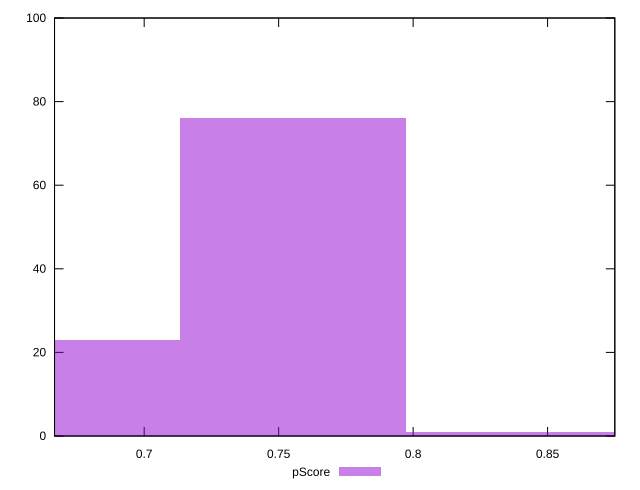

gnuplot code for this plot:
reset

$pScore <<EOF
0.6713640875265331 23
0.7552845984673497 76
0.8392051094081664 1
EOF

set key outside below
set boxwidth 0.08392051094081664
set xrange [0.6666666666666666:0.875]
set yrange [0:100]
set trange [0:100]
set style fill transparent solid 0.5 noborder
set terminal svg size 640, 490 enhanced background rgb 'white'
set output "reports/report_00032_2021-02-25T10-28-15.087Z/unused-css-rules/samples/astro/pScore/histogram.svg"

plot $pScore title "pScore" with boxes

reset
